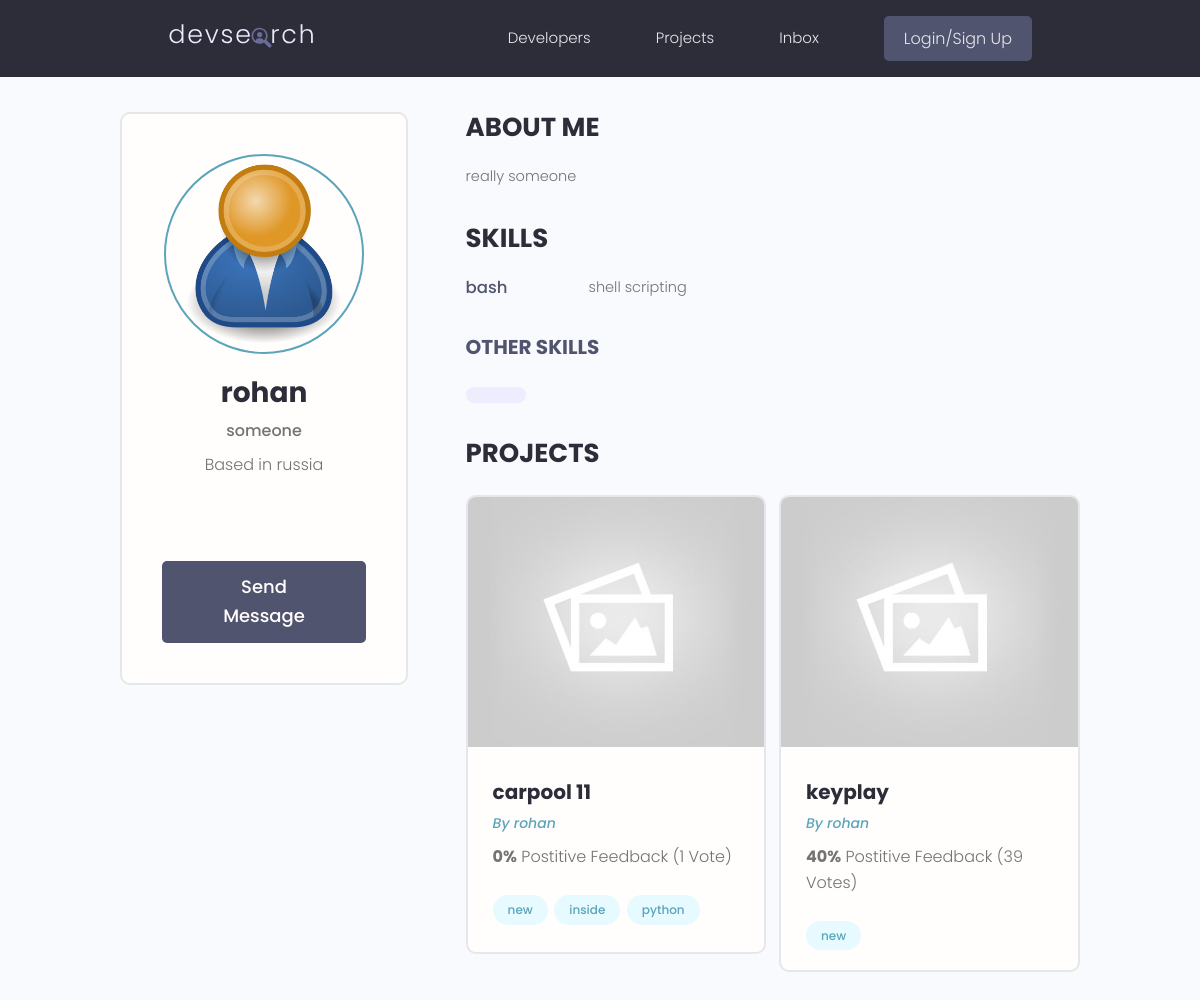
Screenshot of /profile/ab838052-b186-4530-a248-63d6e00b051d/ with the database file from the repository.
### users/models.py (models this page shows, shortened)
class Profile(models.Model):
    user = models.OneToOneField(User,on_delete=models.CASCADE,null=True,blank=True)
    name = models.CharField(max_length=200,blank=True,null=True)
    username =  models.CharField(max_length=200,blank=True,null=True)
    email = models.EmailField(max_length=500,blank=True,null=True)
    location = models.CharField(max_length=200,blank=True,null=True)
    short_intro = models.CharField(max_length=200,blank=True,null=True)
    bio = models.TextField(blank=True,null=True)
    profile_image = models.ImageField(blank=True,null=True,upload_to='profiles/',default='profiles/user-default.png')
    social_github = models.CharField(max_length=200,blank=True,null=True)
    social_twitter = models.CharField(max_length=200,blank=True,null=True)
    social_linkedin = models.CharField(max_length=200,blank=True,null=True)
    social_youtube = models.CharField(max_length=200,blank=True,null=True)
    social_website = models.CharField(max_length=200,blank=True,null=True)
    created = models.DateTimeField(auto_now_add=True)
    id = models.UUIDField( default = uuid.uuid4,unique = True,editable = False,primary_key = True)
    class Meta:
        ordering = ['created']

class Skill(models.Model):
    owner = models.ForeignKey(Profile,on_delete=models.CASCADE,null=True,blank=True)
    name = models.CharField(max_length=200,blank=True,null=True)
    description = models.TextField(null=True,blank=True)
    created = models.DateTimeField(auto_now_add=True)
    id = models.UUIDField( default = uuid.uuid4,unique = True,editable = False,primary_key = True)

### project/models.py (models this page shows, shortened)
class project(models.Model):
    owner = models.ForeignKey(Profile,null=True,blank=True,on_delete=models.SET_NULL)
    title = models.CharField( max_length=200)
    description = models.TextField( null = True , blank = True )
    featured_image = models.ImageField(null=True,blank=True,default="default.jpg")
    demo_link = models.CharField( max_length=2000,null = True , blank = True)
    source_link = models.CharField( max_length=2000,null = True , blank = True)
    tags = models.ManyToManyField('Tag',blank=True)
    vote_total = models.IntegerField(default = 0 ,null = True,blank = True)
    vote_ratio = models.IntegerField(default = 0 ,null = True,blank = True)
    created = models.DateTimeField(auto_now_add=True)
    id = models.UUIDField( default = uuid.uuid4,unique = True,editable = False,primary_key = True)

class Tag(models.Model):
    name = models.CharField( max_length=200)
    created = models.DateTimeField(auto_now_add=True)
    id = models.UUIDField( default = uuid.uuid4,unique = True,editable = False,primary_key = True)

### users/views.py (the view)
# urls.py: path('profile/<str:pk>/',views.userProfile,name="user-profile"),
def userProfile(request,pk):
    profile = Profile.objects.get(id=pk)
    topSkills = profile.skill_set.exclude(description__exact="")
    otherSkills = profile.skill_set.filter(description="")
    context = {'profile':profile,'topSkills':topSkills,'otherSkills':otherSkills}
    return render(request,'users/user-profile.html',context)

### users/templates/users/user-profile.html (shortened to what this page needs)
{% extends "main.html" %}
{% block content %}
<main class="profile my-md">
  <div class="container">
    <div class="layout">
      <div class="column column--1of3">
        <div class="card text-center">
          <div class="card__body dev">
            <img class="avatar avatar--xl" src="{{profile.profile_image.url}}" />
            <h2 class="dev__name">{{profile.name}}</h2>
            <p class="dev__title">{{profile.short_intro}}</p>
            <p class="dev__location">Based in {{profile.location}}</p>
            <ul class="dev__social">
            </ul>
            <a href="#" class="btn btn--sub btn--lg">Send Message </a>
          </div>
        </div>
      </div>
      <div class="column column--2of3">
        <div class="devInfo">
          <h3 class="devInfo__title">About Me</h3>
          <p class="devInfo__about">
          {{profile.bio}}
          </p>
        </div>
        <div class="devInfo">
          <h3 class="devInfo__title">Skills</h3>
          <div class="devInfo__skills">
            {% for skill  in topSkills  %}
            <div class="devSkill">
              <h4 class="devSkill__title">{{skill.name}}</h4>
              <p class="devSkill__info">
                {{skill.description}}
              </p>
            </div>
            {% endfor %}
            <h3 class="devInfo__subtitle">Other Skills</h3>
            <div class="devInfo__otherSkills">
              {% for skill in otherSkills %}
              <span class="tag tag--pill tag--sub tag--lg">
              </span>
              {% endfor %}
            </div>
          </div>
        </div>
        <div class="devInfo">
          <h3 class="devInfo__title">Projects</h3>
          <div class="grid grid--two">
            {% for project in profile.project_set.all %}
            <div class="column">
              <div class="card project">
                <a href="{% url 'proj' project.id %}" class="project">
                  <img class="project__thumbnail" src="{{project.featured_image.url}}" alt="project thumbnail" />
                  <div class="card__body">
                    <h3 class="project__title">{{project.title}}</h3>
                    <p><a class="project__author" href="profile.html">By {{project.owner.name}}</a></p>
                    <p class="project--rating">
                      <span style="font-weight: bold;">{{project.vote_ratio}}%</span> Postitive
                      Feedback ({{project.vote_total}} Vote{{project.vote_total|pluralize:"s"}})
                    </p>
                    <div class="project__tags">
                      {% for tag  in project.tags.all %}
                      <span class="tag tag--pill tag--main">
                        <small>{{tag.name}}</small>
                      </span>
                      {% endfor %}
                    </div>
                  </div>
                </a>
              </div>
            </div>
            {% endfor %}
          </div>
        </div>
      </div>
    </div>
  </div>
</main>
{% endblock content %}

### static/styles/app.css (style rules this page uses)
:root { --color-sub: #2d2d39; }
.btn--sub { background-color: var(--color-sub-light); }
.card { border: 2px solid var(--color-light); }
img { width: 100%; }
.profile .card > .dev { padding: 4rem; }
.dev__name { color: var(--color-sub); font-size: 2.8rem; font-weight: 700; margin-top: 1rem; margin-bottom: 0.5rem; }
.dev__title { font-size: 1.6rem; font-weight: 500; line-height: 1.3; }
.dev__location { margin-top: 1rem; }
.dev__social { margin: 3rem 0; list-style: none; display: flex; justify-content: center; gap: 1.5rem; }
.devInfo { margin-bottom: 3rem; }
.devInfo__title, .devInfo__subtitle { font-size: 2.6rem; color: var(--color-sub); text-transform: uppercase; font-weight: 700; margin-bottom: 1.5rem; }
.devInfo__subtitle { font-size: 2rem; color: var(--color-sub-light); }
.devInfo__about, .devSkill__info { font-size: 1.45rem; line-height: 1.7; text-align: justify; }
.devSkill { margin-bottom: 3rem; }
.devSkill__title { font-size: 1.65rem; font-weight: 500; color: var(--color-sub-light); }
@media screen and (min-width: 700px) { .devSkill { display: flex; justify-content: space-between; gap: 3rem; } }
@media screen and (min-width: 700px) { .devSkill__info { flex-basis: 80%; } }
.project__author { font-size: 1.4rem; font-style: italic; }
.project--rating { margin-bottom: 1.6em; margin-top: .5em; }
.project__thumbnail { height: 25rem; object-fit: cover; object-position: top center; }
.project__title { font-size: 2rem; font-weight: 700; color: var(--color-sub); }

### static/uikit/styles/modules/_variables.css (style rules this page uses)
:root { --color-main: #5aa5b9; --color-main-light: #e6faff; --color-sub: #3f4156; --color-sub-light: #51546e; --color-sub-lighter: #ededfd; --color-text: #737373; --color-gray: #8b8b8b; --color-light: #e5e7eb; --color-light-gray: #767676; --color-bg: #f8fafd; --color-white: #fffefd; --color-white-light: #f3f3f3; --color-success: #359e64; --color-success-bg: #def8e8; --color-error: #fc4b0b; --color-error-bg: #fff2ee; --font-base: 'Poppins', arial, helvetica, 'Segoe UI', roboto, ubuntu, sans-serif; --font-monospace: 'Fira Code', 'Courier New', courier, monospace; --font-regular: 300; --font-medium: 500; --font-bold: 700; --generic-shadow: 1px 1px 5px #00000010; --generic-transition: all 0.3s ease-in-out; }

### static/uikit/styles/modules/_base.css (style rules this page uses)
* { margin: 0; padding: 0; box-sizing: border-box; text-rendering: optimizeLegibility; color: inherit; font-size: inherit; }
html { font-size: 50%; }
@media only screen and (min-width: 480px) { html { font-size: 56.25%; } }
@media only screen and (min-width: 1200px) { html { font-size: 62.5%; } }
body { line-height: 1.6; font-weight: 400; font-size: 1.5rem; color: var(--color-text); background-color: var(--color-bg); min-height: 100vh; }

### static/uikit/styles/modules/_typography.css (style rules this page uses)
* { font-family: var(--font-base); }
h2 { font-size: 3.6rem; font-weight: var(--font-bold); }
h3 { font-size: 3.2rem; font-weight: var(--font-medium); }
h4 { font-size: 2.8rem; font-weight: var(--font-medium); }
p, span, strong { font-size: 1.6rem; color: var(--color-text); font-weight: var(--font-regular); }
a { padding-bottom: 2px; text-decoration: none; display: inline-block; color: var(--color-main); font-weight: var(--font-medium); }

### static/uikit/styles/modules/_utilities.css (style rules this page uses)
.container { width: 92%; max-width: 165rem; margin: 0 auto; box-sizing: border-box; }
@media screen and (min-width: 1000px) { .container { width: 90%; } }
@media screen and (min-width: 1200px) { .container { width: 80%; } }
.text-center { text-align: center; }
.my-md { margin: 3rem auto; }

### static/uikit/styles/modules/_avatar.css (style rules this page uses)
.avatar { border-radius: 50%; border: 2px solid var(--color-main); object-fit: cover; }
.avatar--xl { height: 20rem; width: 20rem; }

### static/uikit/styles/modules/_button.css (style rules this page uses)
.btn { display: inline-block; position: relative; cursor: pointer; background-color: var(--color-light); font-weight: var(--font-medium); color: var(--color-sub); text-decoration: none; padding: 1rem 2rem; border-radius: 0.5rem; border: none; width: -webkit-fit-content; width: -moz-fit-content; width: fit-content; height: -webkit-fit-content; height: -moz-fit-content; height: fit-content; font-size: 1.6rem; outline-width: 0; outline-color: transparent; -webkit-backface-visibility: hidden; backface-visibility: hidden; transition: all 0.3s ease-in-out; }
.btn--sub { background-color: var(--color-sub); color: var(--color-white); }
.btn--lg { font-size: 1.8rem; padding: 1.2rem 4.5rem; }

### static/uikit/styles/modules/_card.css (style rules this page uses)
.card { border-radius: 1rem; background-color: var(--color-white); border: 1.5px solid var(--color-light); width: auto; height: auto; margin-top: 0.5rem; margin-bottom: 0.5rem; overflow: hidden; }
.card__body, .card__header { padding: 2rem 2.5rem; }

### rows the page displays
Profile: profile_image (placeholder picture), name "rohan", short_intro "someone", location "russia", bio "really someone"
Skill: name "bash", description "shell scripting"
project: featured_image (placeholder picture), title "carpool 11", owner.name "rohan", vote_ratio "0", vote_total "1"
Tag: name "new"
Tag: name "inside"
Tag: name "python"
project: featured_image (placeholder picture), title "keyplay", owner.name "rohan", vote_ratio "40", vote_total "39"
